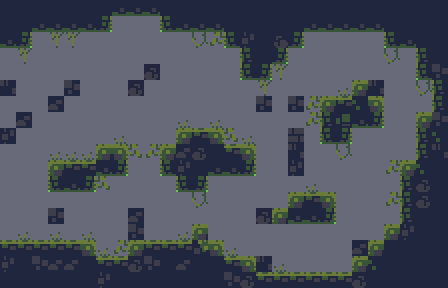

Tiled map render using the project's own tile images. Description and the whole map definition, tile-layer contents included, below:
An orthogonal 28x18 tile map with 16x16 px tiles, 4 tile layers (Collision_values, Collision, Background, OneWay_values), 4 tilesets.

<map version="1.4" tiledversion="1.4.2" orientation="orthogonal" renderorder="right-down" compressionlevel="0" width="28" height="18" tilewidth="16" tileheight="16" infinite="0" backgroundcolor="#696A79" nextlayerid="6" nextobjectid="1"><tileset firstgid="1" name="CaveTiles" tilewidth="16" tileheight="16" tilecount="96" columns="8" objectalignment="topleft" margin="0" spacing="0"><image source="../../../Tiles/cavesofgallet_tiles.png" width="128" height="192" /></tileset><tileset firstgid="97" name="Warrior_Sheet_Effect" tilewidth="44" tileheight="44" tilecount="170" columns="10" objectalignment="topleft" margin="0" spacing="0"><image source="../../../Tiles/Warrior_Sheet-Effect.png" width="414" height="748" /></tileset><tileset firstgid="267" name="OneWay" tilewidth="16" tileheight="16" tilecount="1" columns="1" objectalignment="topleft"><image source="OneWay.intgrid.png" width="16" height="16" /></tileset><tileset firstgid="268" name="Collision" tilewidth="16" tileheight="16" tilecount="2" columns="2" objectalignment="topleft"><image source="Collision.intgrid.png" width="32" height="16" /></tileset><layer id="1" name="Collision_values" width="28" height="18" opacity="1"><data encoding="csv">268,268,268,268,268,268,268,268,268,268,268,268,268,268,268,268,268,268,268,268,268,268,268,268,268,268,268,268,268,268,268,268,268,268,268,0,0,0,268,268,268,268,268,268,268,268,268,268,268,268,268,268,268,268,268,268,268,268,0,0,0,0,0,0,0,0,0,0,0,0,268,268,268,268,268,0,0,0,0,0,268,268,268,268,0,0,0,0,0,0,0,0,0,0,0,0,0,0,0,268,268,268,0,0,0,0,0,0,0,0,268,268,0,0,0,0,0,0,0,0,0,0,0,0,0,0,0,268,268,0,0,0,0,0,0,0,0,0,268,268,0,0,0,0,0,0,0,0,0,0,0,0,0,0,0,0,0,0,0,0,0,0,268,0,0,0,0,268,0,0,0,0,0,0,0,0,0,0,0,0,0,0,0,0,0,0,0,0,268,268,268,268,0,0,0,268,0,0,0,0,0,0,0,0,0,0,0,0,0,0,0,0,0,0,0,0,268,268,268,268,0,0,268,268,0,0,0,0,0,0,0,0,0,0,0,268,268,268,0,0,0,0,0,0,268,268,0,0,0,0,268,268,0,0,0,0,0,0,268,268,0,0,268,268,268,268,268,268,0,0,0,0,0,0,0,0,0,0,268,268,0,0,0,268,268,268,268,268,0,0,268,268,268,268,268,268,0,0,0,0,0,0,0,0,0,268,268,268,0,0,0,268,268,268,0,0,0,0,0,268,268,0,0,0,0,0,0,0,0,0,0,0,0,268,268,268,0,0,0,0,0,0,0,0,0,0,0,0,0,0,0,0,0,0,268,268,268,0,0,0,0,268,268,268,0,0,0,0,0,0,0,0,0,0,0,0,0,0,0,0,0,268,268,268,268,0,0,0,0,268,268,268,0,0,0,0,0,0,0,0,0,0,0,0,268,0,0,0,0,0,0,0,0,0,0,0,268,268,268,268,268,268,268,268,268,268,0,0,268,268,268,268,268,268,0,0,0,0,0,0,0,0,0,268,268,268,268,268,268,268,268,268,268,268,268,268,268,268,268,268,268,268,268,268,0,0,0,0,0,0,268,268,268,268,268,268,268,268,268,268,268,268,268,268,268,268,268,268,268,268,268,268,268,268,268,268,268,268,268,268,268,268,268,268</data></layer><layer id="2" name="Collision" width="28" height="18" opacity="1"><data encoding="csv">1,1,1,1,1,1,1,26,26,26,1,1,1,1,1,1,1,1,1,1,1,1,1,1,1,1,1,1,1,1,26,26,26,26,2147483673,0,0,0,25,26,26,26,1,1,1,1,1,26,26,26,26,26,1,1,1,1,26,2147483673,0,87,87,0,0,0,0,0,0,0,88,86,25,6,1,2147483650,2147483673,0,0,0,0,0,25,26,1,1,0,87,0,0,0,0,0,0,0,0,0,0,0,0,0,17,1,2147483673,0,0,0,0,0,0,88,0,17,1,0,0,0,0,0,0,0,0,0,0,0,0,0,0,0,25,2147483673,87,0,0,0,0,0,0,0,0,25,7,0,0,0,0,0,0,0,0,0,0,0,0,0,0,0,0,87,0,0,0,0,27,9,2147483734,0,0,88,17,0,0,0,0,0,0,0,0,0,0,0,0,0,0,0,0,0,0,0,86,9,10,18,2147483657,0,0,0,17,0,0,0,0,0,0,0,0,0,0,0,27,0,27,0,0,0,0,0,86,17,58,26,2147483673,0,0,9,7,0,0,0,0,0,0,0,27,0,0,0,9,10,2147483657,2147483734,27,0,0,0,0,25,2147483673,0,0,0,0,17,18,0,0,0,27,27,27,9,2147483657,2147483734,86,9,3,2,1,10,2147483657,0,0,0,0,0,88,0,0,0,0,17,5,0,0,0,9,10,10,26,2147483673,0,0,25,6,1,26,26,2147483673,0,0,0,0,0,0,0,0,86,9,18,1,0,0,0,25,26,2147483673,2147483734,0,0,0,0,25,2147483673,0,0,0,0,0,0,27,0,0,0,0,0,17,2,1,0,0,0,0,0,0,0,0,0,0,0,0,88,0,0,0,0,0,9,10,2147483657,0,0,0,86,17,2,1,0,0,0,0,0,0,0,0,0,0,0,0,0,0,0,0,0,9,26,26,2147483673,0,0,0,0,17,1,1,0,27,0,27,0,27,0,0,27,0,0,27,9,0,0,0,0,0,0,0,0,0,0,0,9,6,1,1,10,10,10,10,10,2147483657,27,86,9,10,10,10,2147483659,2147483657,27,0,0,0,0,0,0,0,0,9,1,1,1,1,6,1,7,3,3,1,10,10,2,7,1,3,1,1,10,2147483657,0,27,0,0,0,0,9,18,1,1,1,1,1,1,1,1,1,1,6,1,1,1,1,1,1,1,7,2,10,10,10,10,10,10,2,1,1,1,1,1</data></layer><layer id="3" name="Background" width="28" height="18" opacity="1"><data encoding="csv">0,0,0,0,0,0,0,0,0,0,0,0,0,0,0,0,0,0,0,0,0,0,0,0,0,0,0,0,0,0,0,0,0,0,0,0,0,0,0,0,0,0,0,0,0,0,0,0,0,0,0,0,0,0,0,0,0,0,0,0,0,0,0,0,0,0,0,0,0,0,0,0,0,0,0,0,0,0,0,0,0,0,0,0,0,0,0,0,0,0,0,0,0,0,0,0,0,0,0,0,0,0,0,0,0,0,0,0,0,0,0,0,0,0,0,0,0,0,0,0,0,2,0,0,0,0,0,0,0,0,0,0,0,0,0,0,0,0,0,0,5,0,0,0,7,0,0,0,2,0,0,0,0,0,0,0,0,0,0,0,0,0,0,5,0,0,0,0,0,0,0,3,0,0,0,0,0,0,0,0,0,0,0,0,7,0,7,0,0,0,0,0,0,0,0,0,0,3,0,0,0,0,0,0,0,0,0,0,0,0,0,0,0,0,0,0,0,0,0,0,0,0,0,0,6,0,0,0,0,0,0,0,0,0,0,0,0,0,0,0,0,0,4,0,0,0,0,0,0,0,0,0,0,0,0,0,0,0,0,0,0,0,0,0,0,0,0,0,0,0,5,0,0,0,0,0,0,0,0,0,0,0,0,0,0,0,0,0,0,0,0,0,0,0,0,0,0,0,6,0,0,0,0,0,0,0,0,0,0,0,0,0,0,0,0,0,0,0,0,0,0,0,0,0,0,0,0,0,0,0,0,0,0,0,0,0,0,0,0,0,0,0,0,0,0,0,0,0,0,0,0,0,0,0,0,0,0,0,0,0,0,0,0,0,0,0,0,7,0,0,0,0,3,0,0,0,0,0,0,0,2,0,0,0,0,0,0,0,0,0,0,0,0,0,0,0,0,0,0,0,7,0,0,0,0,0,0,0,0,0,0,0,0,0,0,0,0,0,0,0,0,0,0,0,0,0,0,0,0,0,0,0,0,0,0,0,0,0,0,0,0,0,3,0,0,0,0,0,0,0,0,0,0,0,0,0,0,0,0,0,0,0,0,0,5,0,0,0,0,0,0,0,0,0,0,0,0,0,0,0,0,0,0,0,0,0,0,0,0,0,0,0,0,0,0,0,0,0,0,0,0,0,0,0</data></layer><layer id="4" name="OneWay_values" width="28" height="18" opacity="1"><data encoding="csv">0,0,0,0,0,0,0,0,0,0,0,0,0,0,0,0,0,0,0,0,0,0,0,0,0,0,0,0,0,0,0,0,0,0,0,0,0,0,0,0,0,0,0,0,0,0,0,0,0,0,0,0,0,0,0,0,0,0,0,0,0,0,0,0,0,0,0,0,0,0,0,0,0,0,0,0,0,0,0,0,0,0,0,0,0,0,0,0,0,0,0,0,0,0,0,0,0,0,0,0,0,0,0,0,0,0,0,0,0,0,0,0,0,0,0,0,0,0,0,0,0,0,0,0,0,0,0,0,0,0,0,0,0,0,0,0,0,0,0,0,0,0,0,0,0,0,0,0,0,0,0,0,0,0,0,0,0,0,0,0,0,0,0,0,0,0,0,0,0,0,0,0,0,0,0,0,0,0,0,0,0,0,0,0,0,0,0,0,0,0,0,0,0,0,0,0,0,0,0,0,0,0,0,0,0,0,0,0,0,0,0,0,0,0,0,0,0,0,0,0,0,0,0,0,0,0,0,0,0,0,0,0,0,0,0,0,0,0,0,0,0,0,0,0,0,0,0,0,0,0,0,0,0,0,0,0,0,0,0,0,0,0,0,0,0,0,0,0,0,0,0,0,0,0,0,0,0,0,0,0,0,0,0,0,0,0,0,0,0,0,0,0,0,0,0,0,0,0,0,0,0,0,0,0,0,0,0,0,0,0,0,0,0,0,0,0,0,0,0,0,0,0,0,0,0,0,0,0,0,0,0,0,0,0,0,0,0,0,0,0,0,0,0,0,0,0,0,0,0,0,0,0,0,0,0,0,0,0,0,0,0,0,0,0,0,0,0,0,0,0,0,0,0,0,0,0,0,0,0,0,0,0,0,0,0,0,0,0,0,0,0,0,0,0,0,0,0,0,0,0,0,0,0,0,0,0,0,0,0,0,0,0,0,0,0,0,0,0,0,0,0,0,0,0,0,0,0,0,0,0,0,0,0,0,0,0,0,0,0,0,0,0,0,0,0,0,0,0,0,0,0,0,0,0,0,0,0,0,0,0,0,0,0,0,0,0,0,0,0,0,0,0,0,0,0,0,0,0,0,0,0,0,0,0,0,0,0,0,0,0,0,0,0,0,0,0,0,0,0,0,0,0,0,0</data></layer><objectgroup id="5" name="Entities" /></map>
